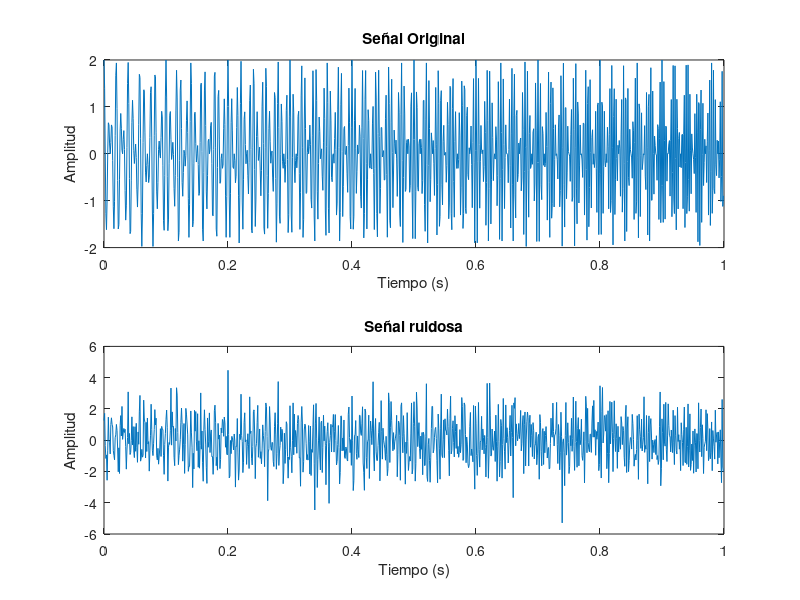

Write the MATLAB code that produced this figure. (Note: this script raises an error after producing the figure.)
addpath('C:\Repositorios\Curso Análisis Tiempo-Frecuencia\Funciones');
Fs = 1000;
Ts = 1/Fs;
t = 0: Ts: 1-Ts;

x1 = cos(2*pi*100*t + 2*pi*100*t.^2);
x2 = cos(2*pi*150*t + 2*pi*100*t.^2);
x = x1 + x2;

% Calcular la potencia de la señal
P_signal = mean(x.^2);  % Potencia de la señal original
% Generar ruido gaussiano con la misma potencia que la señal
ruido_gaussiano = sqrt(P_signal) * randn(size(x));  % Escalar el ruido para que tenga la misma potencia
P_noise = mean(ruido_gaussiano.^2);  % Potencia del ruido
SNR = 10 * log10(P_signal / P_noise);
% Mostrar el valor de la SNR (debería ser cercano a 0 dB)
disp(['Relación señal-ruido (SNR): ', num2str(SNR), ' dB']);

figure;
subplot(2,1,1);
plot(t, x);
title('Señal Original');
xlabel('Tiempo (s)');
ylabel('Amplitud');

x = x +ruido_gaussiano;

subplot(2,1,2);
plot(t, x);
title('Señal ruidosa');
xlabel('Tiempo (s)');
ylabel('Amplitud');

STFT_gauss = STFT_Gauss(x, t, 200);
STFT_hann = STFT_Hann(x, t, 0.2);

k = 0:Fs/N: Fs/2 - Fs/N;                    % Frecuencias positivas

% Mostrar el espectrograma (STFT en función del tiempo y frecuencia)
figure;
subplot(211);
imagesc(t, k, abs(STFT_gauss));   % Magnitud de la STFT
% Invertir el eje de frecuencias (frecuencias más altas abajo)
set(gca, 'YDir', 'reverse');  % Ahora las frecuencias altas estarán abajo
xlabel('Tiempo (s)');
ylabel('Frecuencia (Hz)');
title('Espectrograma STFT con ventana Gaussiana');
colorbar;

% Mostrar el espectrograma (STFT en función del tiempo y frecuencia)
subplot(212);
imagesc(t, k, abs(STFT_hann));   % Magnitud de la STFT
% Invertir el eje de frecuencias (frecuencias más altas abajo)
set(gca, 'YDir', 'reverse');  % Ahora las frecuencias altas estarán abajo
xlabel('Tiempo (s)');
ylabel('Frecuencia (Hz)');
title('Espectrograma STFT con ventana de Hann');
colorbar;
